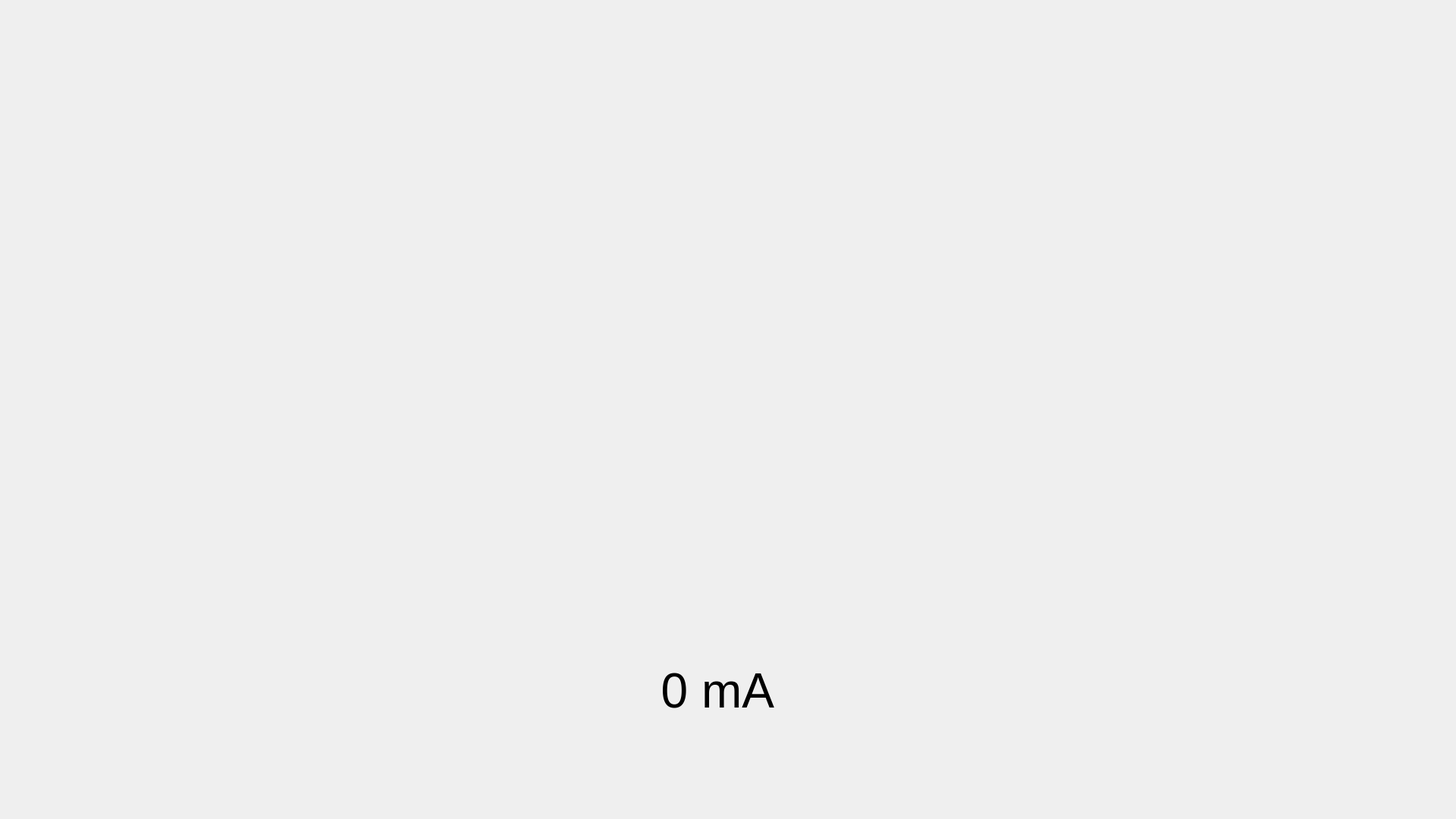
<?xml version="1.0" encoding="UTF-8"?>
<ui version="4.0">
 <class>Form</class>
 <widget class="QWidget" name="Form">
  <property name="geometry">
   <rect>
    <x>0</x>
    <y>0</y>
    <width>1920</width>
    <height>1080</height>
   </rect>
  </property>
  <property name="windowTitle">
   <string>Form</string>
  </property>
  <widget class="QLabel" name="image">
   <property name="geometry">
    <rect>
     <x>0</x>
     <y>0</y>
     <width>1920</width>
     <height>1080</height>
    </rect>
   </property>
   <property name="text">
    <string/>
   </property>
   <property name="pixmap">
    <pixmap resource="resources.qrc">:/images/avnet-info.png</pixmap>
   </property>
   <property name="scaledContents">
    <bool>true</bool>
   </property>
  </widget>
  <widget class="QLabel" name="currentMeasurement">
   <property name="geometry">
    <rect>
     <x>320</x>
     <y>790</y>
     <width>701</width>
     <height>241</height>
    </rect>
   </property>
   <property name="font">
    <font>
     <pointsize>48</pointsize>
    </font>
   </property>
   <property name="autoFillBackground">
    <bool>true</bool>
   </property>
   <property name="text">
    <string>0 mA</string>
   </property>
   <property name="scaledContents">
    <bool>false</bool>
   </property>
   <property name="alignment">
    <set>Qt::AlignRight|Qt::AlignTrailing|Qt::AlignVCenter</set>
   </property>
  </widget>
 </widget>
 <resources>
  <include location="resources.qrc"/>
 </resources>
 <connections/>
</ui>
